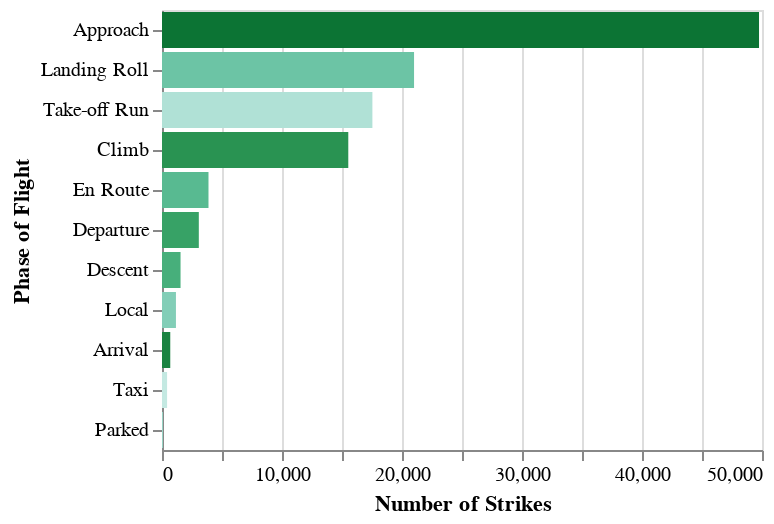

The code cell stored with this chart in its notebook:
### Code cell
phase_of_flight_chart = alt.Chart(phase_strikes_excl_ukn).mark_bar().encode(
    x=alt.X('num_strikes:Q', title='Number of Strikes'),
    y=alt.Y('phase_of_flight:O', title='Phase of Flight').sort('-x'),
    tooltip=['phase_of_flight', 'num_strikes'],
    color=alt.Color('phase_of_flight').legend(None).scale(scheme='bluegreen', reverse=True)
)
phase_of_flight_chart

### Figure 1 — Vega-Lite specification as saved in the notebook (floating-point values rounded to 4 significant figures)
{"config": {"view": {"continuousWidth": 300, "continuousHeight": 300}}, "data": {"name": "data-49820238f6d9f5c7891b1186bdafd74a"}, "mark": {"type": "bar"}, "encoding": {"color": {"field": "phase_of_flight", "legend": null, "scale": {"scheme": "bluegreen", "reverse": true}, "type": "nominal"}, "tooltip": [{"field": "phase_of_flight", "type": "nominal"}, {"field": "num_strikes", "type": "quantitative"}], "x": {"field": "num_strikes", "title": "Number of Strikes", "type": "quantitative"}, "y": {"field": "phase_of_flight", "sort": "-x", "title": "Phase of Flight", "type": "ordinal"}}, "$schema": "https://vega.github.io/schema/vega-lite/v5.20.1.json", "datasets": {"data-49820238f6d9f5c7891b1186bdafd74a": [{"phase_of_flight": "Approach", "num_strikes": 49752}, {"phase_of_flight": "Landing Roll", "num_strikes": 21004}, {"phase_of_flight": "Take-off Run", "num_strikes": 17533}, {"phase_of_flight": "Climb", "num_strikes": 15524}, {"phase_of_flight": "En Route", "num_strikes": 3874}, {"phase_of_flight": "Departure", "num_strikes": 3068}, {"phase_of_flight": "Descent", "num_strikes": 1545}, {"phase_of_flight": "Local", "num_strikes": 1162}, {"phase_of_flight": "Arrival", "num_strikes": 688}, {"phase_of_flight": "Taxi", "num_strikes": 424}, {"phase_of_flight": "Parked", "num_strikes": 79}]}}
